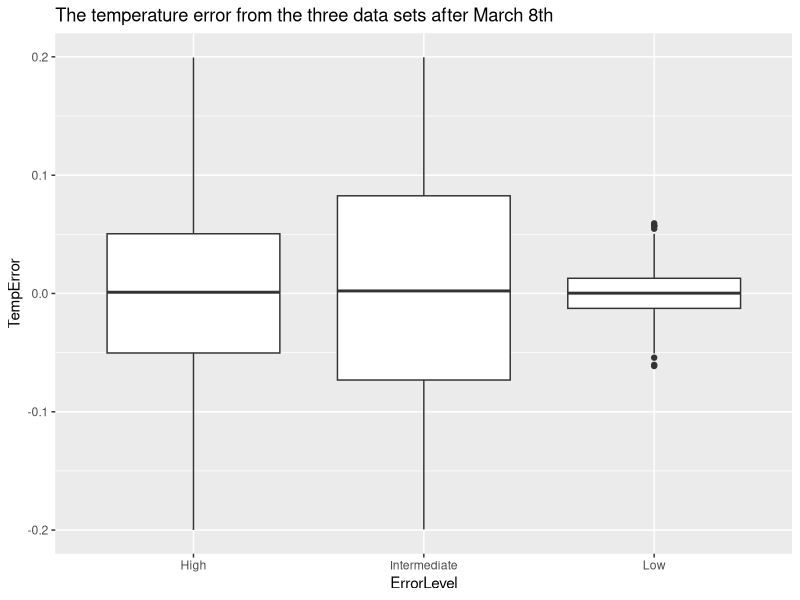
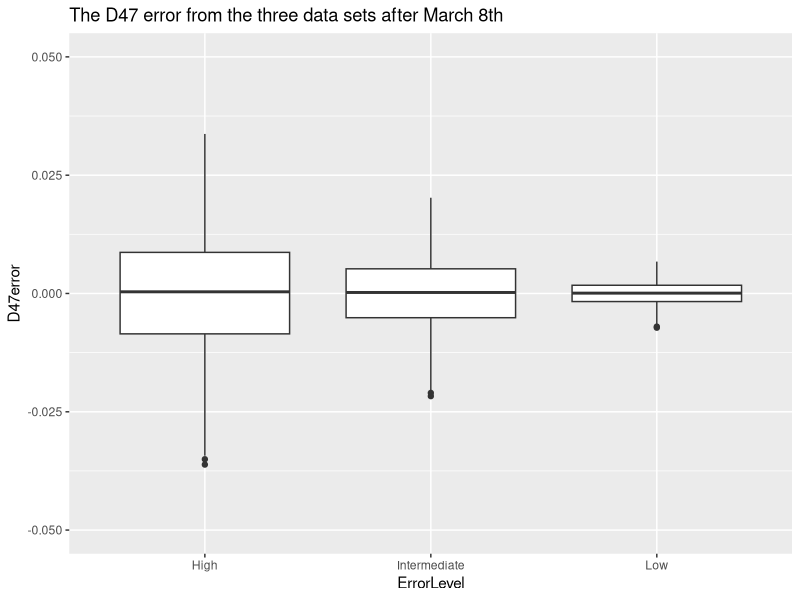

Write the R code that produced these figures, in order.
## ---- chunk 1
knitr::opts_chunk$set(echo = TRUE, warning = FALSE, message = FALSE)

library(tidyverse)
library(dplyr)
library(ggplot2)
library(patchwork)
## ---- chunk 2
data_low <- read_csv("Dataset_S1_Mar8.csv")
data_intermediate <- read_csv("Dataset_S2_Mar8.csv")
data_high <- read_csv("Dataset_S3_Mar8.csv")
## ---- chunk 3
data_low['ErrorLevel'] <- rep("Low", nrow(data_low))
data_intermediate['ErrorLevel'] <- rep("Intermediate", nrow(data_intermediate))
data_high['ErrorLevel'] <- rep("High", nrow(data_high))

rbind(data_low[c('ErrorLevel', 'TempError')], data_intermediate[c('ErrorLevel', 'TempError')], data_high[c('ErrorLevel', 'TempError')]) %>% 
  ggplot(aes(y = TempError, x = ErrorLevel))+
  geom_boxplot() + 
  ylim(c(-0.2, 0.2)) + 
  labs(title = "The temperature error from the three data sets after March 8th")


## ---- chunk 4

rbind(data_low[c('ErrorLevel', 'D47error')], data_intermediate[c('ErrorLevel', 'D47error')], data_high[c('ErrorLevel', 'D47error')]) %>% 
  ggplot(aes(y = D47error, x = ErrorLevel))+
  geom_boxplot() + 
  ylim(c(-0.05, 0.05)) + 
  labs(title = "The D47 error from the three data sets after March 8th")
